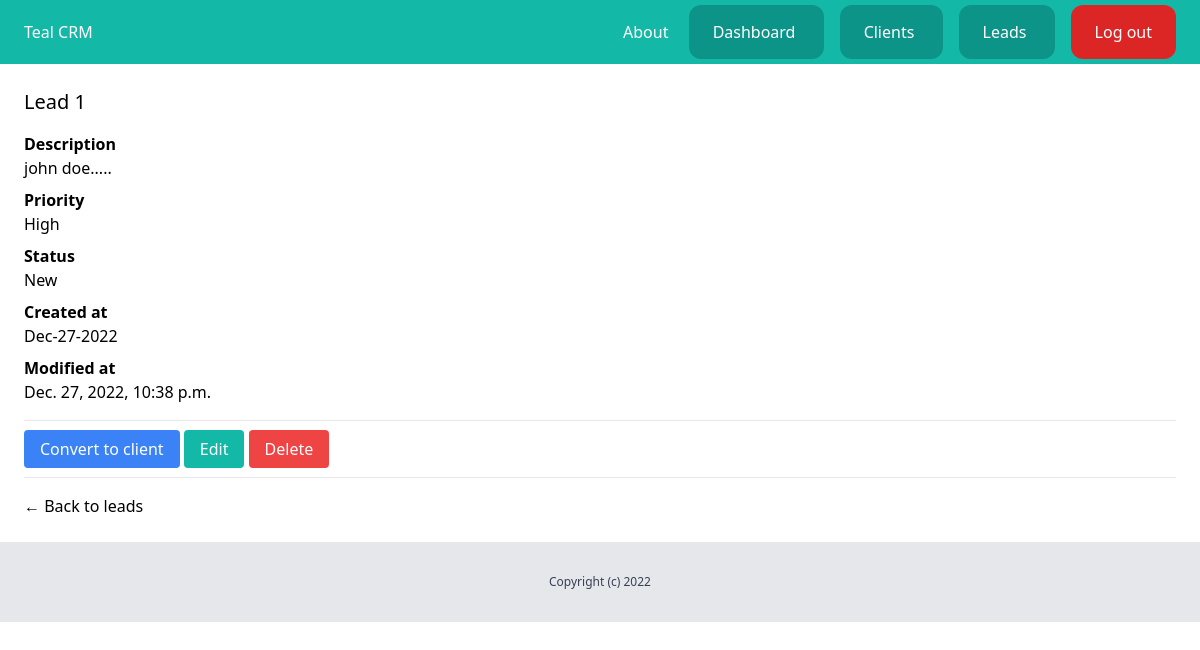
The page /dashboard/leads/4/ (signed in) on the database as committed earlier.
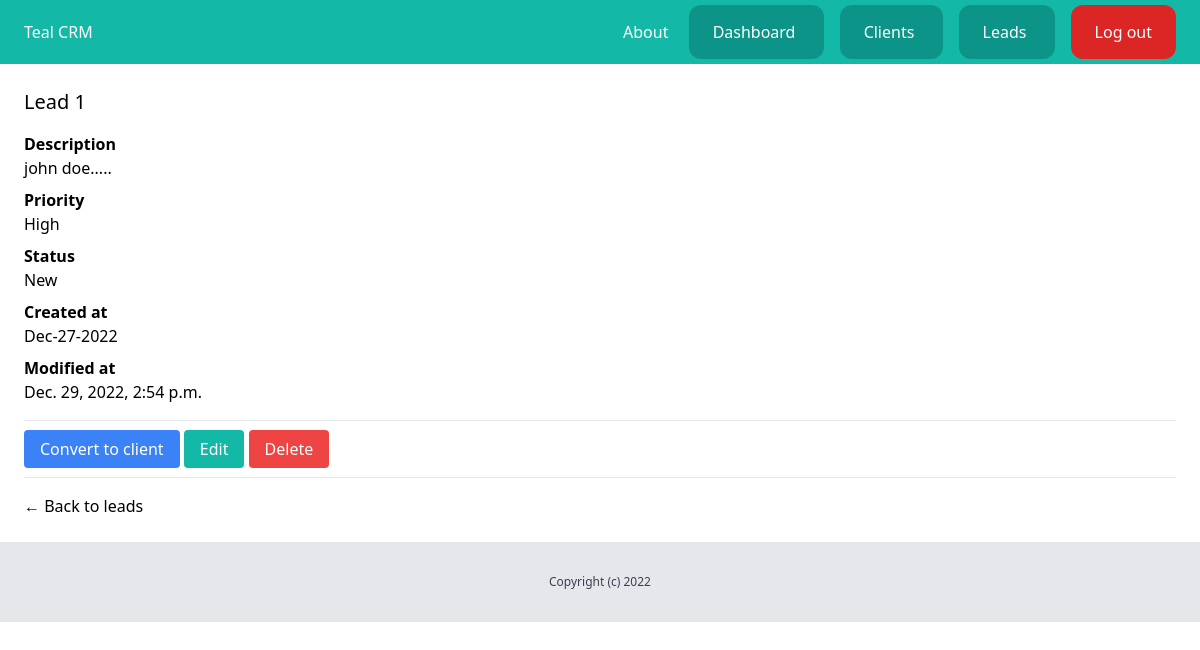
The same page on the database as committed later.
### lead/models.py (models this page shows, shortened)
class Lead(models.Model):
    LOW = 'low'
    MEDIUM = 'medium'
    HIGH = 'high'
    CHOICES_PRIORITY = (
        (LOW, 'Low'),
        (MEDIUM, 'Medium'),
        (HIGH, 'High'),
    )
    NEW = 'new'
    CONTACTED = 'contacted'
    WON = 'won'
    LOST = 'lost'
    CHOICES_STATUS = (
        (NEW, 'New'),
        (CONTACTED, 'Contacted'),
        (WON, 'Won'),
        (LOST, 'Lost'),
    )
    name = models.CharField(max_length=255)
    email = models.EmailField()
    description = models.TextField(blank=True, null=True)
    priority = models.CharField(max_length=10, choices=CHOICES_PRIORITY, default=MEDIUM)
    converted_to_client = models.BooleanField(default=False)
    status = models.CharField(max_length=10, choices=CHOICES_STATUS, default=NEW)
    created_by = models.ForeignKey(User, related_name='leads', on_delete=models.CASCADE)
    created_at = models.DateTimeField(auto_now_add=True)
    modified_at = models.DateTimeField(auto_now=True)

### lead/views.py (the view)
# urls.py: path('<int:pk>/', leads_detail, name='leads_detail'),
@login_required
def leads_detail(request, pk):
    lead = get_object_or_404(Lead, created_by=request.user, pk=pk)
    return render(request, 'lead/leads_detail.html', {
        'lead': lead
    })

### lead/templates/lead/leads_detail.html (shortened to what this page needs)
{% extends 'core/base.html' %}
{% block content %}
    <div class="py-6 px-6">
        <h1 class="mb-4  text-xl">{{ lead.name }}</h1>
        {% if lead.description %}
            <p class="font-semibold">Description</p>
            <p class="mb-2 ">{{ lead.description }}</p>
        {% endif %}
        <p class="font-semibold">Priority</p>
        <p class="mb-2 ">{{ lead.get_priority_display }}</p>
        <p class="font-semibold">Status</p>
        <p class="mb-2 ">{{ lead.get_status_display }}</p>
        <p class="font-semibold">Created at</p>
        <p class="mb-2 ">{{ lead.created_at|date:"M-d-Y" }}</p>
        <p class="font-semibold">Modified at</p>
        <p class="mb-2 ">{{ lead.modified_at }}</p>
        <hr class="my-4">
        <a href="{% url 'leads_convert' lead.id %}" class="px-4 py-2 bg-blue-500 rounded text-white">Convert to client</a>
        <a href="{% url 'leads_edit' lead.id %}" class="px-4 py-2 bg-teal-500 rounded text-white">Edit</a>
        <a href="{% url 'leads_delete' lead.id %}" class="px-4 py-2 bg-red-500 rounded text-white">Delete</a>
        <hr class="my-4">
        <a href="{% url 'leads_list' %}">&#8592 Back to leads</a>
    </div>
{% endblock %}

Rows that differ between the two databases and show on the page:
changed Lead "Lead 1": modified_at "Dec. 27, 2022, 10:38 p.m." → "Dec. 29, 2022, 2:54 p.m."
